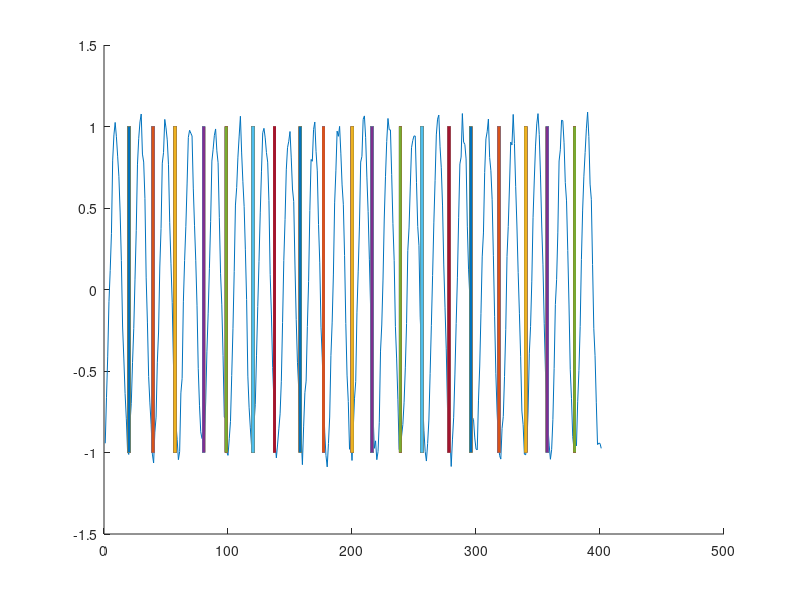

Write MATLAB code to recreate this figure. (Note: this script raises an error after producing the figure.)
% depending on randomness, coherencycpt finds the peak frequency of
% spike-field coherence. it is also quite jaggedy. be aware of peaks at
% 1/n frequency where n is small. regardless of noise condition, spectrum
% is quite flat between +/- 10 Hz of peak frequency

clear;

%% set up 
% chronux parameters
params.tapers = [4 7];
params.fpass = [5 100];
params.pad = 1;
params.Fs = 1000;
params.trialave = 1;

% data parameters
Fs = params.Fs;
f = 50;
nTime = 401;
nTrial = 10;
sigma = 0.1;
spikeSigma = 0.005;

%% create lfp data, sine wave with perfect frequency
t = 1:nTime;
y = nan(nTime, nTrial); 
r = rand(1, nTrial)*(Fs/f); % phase shift 
for i = 1:nTrial
    y(:,i) = sin((t'+r(i))/(Fs/f)*2*pi) + rand(nTime, 1)*2*sigma-sigma; % add gaussian noise
end

%% create spikes, one per cycle with jitter
s = struct();
for i = 1:nTrial
    s(i).times = (r(i) + 0:Fs/f:(nTime-r(i)))'/Fs; % based on phase shift
    s(i).times = s(i).times + rand(size(s(i).times))*spikeSigma;
end

%% plot one trial
figure;
hold on;

% plot LFP
plot(y(:,1));

% plot spikes
a = s(1).times;
for i = 1:numel(a)
    plot([a a]*Fs, [-1 1], 'LineWidth', 2);
end

%% plot spike-field coherence, mean across trials
[C,~,~,~,~,fAxis] = coherencycpt(y, s, params);

figure;
plot(fAxis, C);

%% %%%%%%%%%%%%%%%%%%%%%
% if the oscillation has perfect frequency but noisy amplitude, the
% coherence is more random, with a flat zone around the peak
% frequency, but still can have other high values, even if the spikes are
% perfectly oscillatory

%% set up 
% chronux parameters
params.tapers = [4 7];
params.fpass = [5 100];
params.pad = 1;
params.Fs = 1000;
params.trialave = 1;

% data parameters
Fs = params.Fs;
f = 50;
nTime = 401;
nTrial = 10;
sigma = 1; %%%
spikeSigma = 0; %%%

%% create lfp data, sine wave with perfect frequency, noisy amplitude
t = 1:nTime;
y = nan(nTime, nTrial); 
r = rand(1, nTrial)*(Fs/f); % phase shift 
for i = 1:nTrial
    y(:,i) = sin((t'+r(i))/(Fs/f)*2*pi) + rand(nTime, 1)*2*sigma-sigma; % add gaussian noise
end

%% create spikes, one per cycle with jitter
s = struct();
for i = 1:nTrial
    s(i).times = (r(i) + 0:Fs/f:(nTime-r(i)))'/Fs; % based on phase shift
    s(i).times = s(i).times + rand(size(s(i).times))*spikeSigma;
end

%% plot one trial
figure;
hold on;

% plot LFP
plot(y(:,1));

% plot spikes
a = s(1).times;
for i = 1:numel(a)
    plot([a a]*Fs, [-1 1], 'LineWidth', 2);
end

%% plot spike-field coherence, mean across trials
[C,~,~,~,~,fAxis] = coherencycpt(y, s, params);

figure;
plot(fAxis, C);

%% %%%%%%%%%%%%%%%%%%%%%
% if there is no underlying oscillation, the coherence is more or less
% random, but still can have high values, even if the spikes are perfectly
% oscillatory

%% set up 
% chronux parameters
params.tapers = [4 7];
params.fpass = [5 100];
params.pad = 1;
params.Fs = 1000;
params.trialave = 1;

% data parameters
Fs = params.Fs;
f = 50;
nTime = 401;
nTrial = 10;
sigma = 0.1;
spikeSigma = 0; %%%

%% create lfp data, random noise
t = 1:nTime;
y = rand(nTime, nTrial)*2-1; %%%
r = rand(1, nTrial)*(Fs/f); % phase shift 

%% create spikes, one per cycle with jitter
s = struct();
for i = 1:nTrial
    s(i).times = (r(i) + 0:Fs/f:(nTime-r(i)))'/Fs; % based on phase shift
    s(i).times = s(i).times + rand(size(s(i).times))*spikeSigma;
end

%% plot one trial
figure;
hold on;

% plot LFP
plot(y(:,1));

% plot spikes
a = s(1).times;
for i = 1:numel(a)
    plot([a a]*Fs, [-1 1], 'LineWidth', 2);
end

%% plot spike-field coherence, mean across trials
[C,~,~,~,~,fAxis] = coherencycpt(y, s, params);

figure;
plot(fAxis, C);
